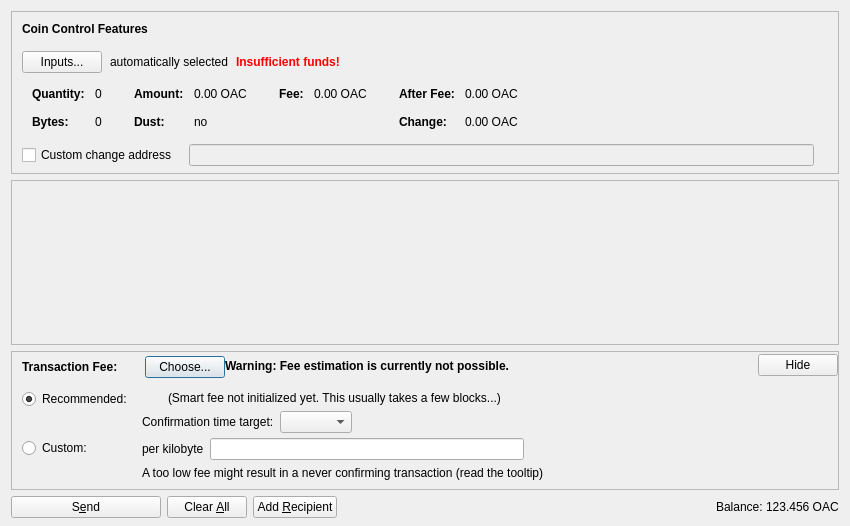
<?xml version="1.0" encoding="UTF-8"?>
<ui version="4.0">
 <class>SendCoinsDialog</class>
 <widget class="QDialog" name="SendCoinsDialog">
  <property name="geometry">
   <rect>
    <x>0</x>
    <y>0</y>
    <width>850</width>
    <height>526</height>
   </rect>
  </property>
  <property name="windowTitle">
   <string>Send Coins</string>
  </property>
  <layout class="QVBoxLayout" name="verticalLayout" stretch="0,1,0,0">
   <property name="bottomMargin">
    <number>8</number>
   </property>
   <item>
    <widget class="QFrame" name="frameCoinControl">
     <property name="sizePolicy">
      <sizepolicy hsizetype="Expanding" vsizetype="Expanding">
       <horstretch>0</horstretch>
       <verstretch>0</verstretch>
      </sizepolicy>
     </property>
     <property name="maximumSize">
      <size>
       <width>16777215</width>
       <height>16777215</height>
      </size>
     </property>
     <property name="frameShape">
      <enum>QFrame::StyledPanel</enum>
     </property>
     <property name="frameShadow">
      <enum>QFrame::Sunken</enum>
     </property>
     <layout class="QVBoxLayout" name="verticalLayoutCoinControl2">
      <property name="spacing">
       <number>0</number>
      </property>
      <property name="leftMargin">
       <number>0</number>
      </property>
      <property name="topMargin">
       <number>0</number>
      </property>
      <property name="rightMargin">
       <number>0</number>
      </property>
      <property name="bottomMargin">
       <number>6</number>
      </property>
      <item>
       <layout class="QVBoxLayout" name="verticalLayoutCoinControl" stretch="0,0,0,0,1">
        <property name="spacing">
         <number>0</number>
        </property>
        <property name="leftMargin">
         <number>10</number>
        </property>
        <property name="topMargin">
         <number>10</number>
        </property>
        <item>
         <layout class="QHBoxLayout" name="horizontalLayoutCoinControl1">
          <property name="bottomMargin">
           <number>15</number>
          </property>
          <item>
           <widget class="QLabel" name="labelCoinControlFeatures">
            <property name="sizePolicy">
             <sizepolicy hsizetype="Preferred" vsizetype="Maximum">
              <horstretch>0</horstretch>
              <verstretch>0</verstretch>
             </sizepolicy>
            </property>
            <property name="font">
             <font>
              <weight>75</weight>
              <bold>true</bold>
             </font>
            </property>
            <property name="styleSheet">
             <string notr="true">font-weight:bold;</string>
            </property>
            <property name="text">
             <string>Coin Control Features</string>
            </property>
           </widget>
          </item>
         </layout>
        </item>
        <item>
         <layout class="QHBoxLayout" name="horizontalLayoutCoinControl2" stretch="0,0,0,0">
          <property name="spacing">
           <number>8</number>
          </property>
          <property name="bottomMargin">
           <number>10</number>
          </property>
          <item>
           <widget class="QPushButton" name="pushButtonCoinControl">
            <property name="styleSheet">
             <string notr="true"/>
            </property>
            <property name="text">
             <string>Inputs...</string>
            </property>
            <property name="autoDefault">
             <bool>false</bool>
            </property>
           </widget>
          </item>
          <item>
           <widget class="QLabel" name="labelCoinControlAutomaticallySelected">
            <property name="text">
             <string>automatically selected</string>
            </property>
            <property name="margin">
             <number>5</number>
            </property>
           </widget>
          </item>
          <item>
           <widget class="QLabel" name="labelCoinControlInsuffFunds">
            <property name="font">
             <font>
              <weight>75</weight>
              <bold>true</bold>
             </font>
            </property>
            <property name="styleSheet">
             <string notr="true">color:red;font-weight:bold;</string>
            </property>
            <property name="text">
             <string>Insufficient funds!</string>
            </property>
            <property name="margin">
             <number>5</number>
            </property>
           </widget>
          </item>
          <item>
           <spacer name="horizontalSpacerCoinControl">
            <property name="orientation">
             <enum>Qt::Horizontal</enum>
            </property>
            <property name="sizeHint" stdset="0">
             <size>
              <width>40</width>
              <height>1</height>
             </size>
            </property>
           </spacer>
          </item>
         </layout>
        </item>
        <item>
         <widget class="QWidget" name="widgetCoinControl" native="true">
          <property name="sizePolicy">
           <sizepolicy hsizetype="Preferred" vsizetype="Preferred">
            <horstretch>0</horstretch>
            <verstretch>0</verstretch>
           </sizepolicy>
          </property>
          <property name="minimumSize">
           <size>
            <width>0</width>
            <height>0</height>
           </size>
          </property>
          <property name="styleSheet">
           <string notr="true"/>
          </property>
          <layout class="QHBoxLayout" name="horizontalLayoutCoinControl5">
           <property name="leftMargin">
            <number>0</number>
           </property>
           <property name="topMargin">
            <number>0</number>
           </property>
           <property name="rightMargin">
            <number>0</number>
           </property>
           <property name="bottomMargin">
            <number>0</number>
           </property>
           <item>
            <layout class="QHBoxLayout" name="horizontalLayoutCoinControl3" stretch="0,0,0,1">
             <property name="spacing">
              <number>20</number>
             </property>
             <property name="topMargin">
              <number>0</number>
             </property>
             <property name="bottomMargin">
              <number>10</number>
             </property>
             <item>
              <layout class="QFormLayout" name="formLayoutCoinControl1">
               <property name="horizontalSpacing">
                <number>10</number>
               </property>
               <property name="verticalSpacing">
                <number>14</number>
               </property>
               <property name="leftMargin">
                <number>10</number>
               </property>
               <property name="topMargin">
                <number>4</number>
               </property>
               <property name="rightMargin">
                <number>6</number>
               </property>
               <item row="0" column="0">
                <widget class="QLabel" name="labelCoinControlQuantityText">
                 <property name="font">
                  <font>
                   <weight>75</weight>
                   <bold>true</bold>
                  </font>
                 </property>
                 <property name="text">
                  <string>Quantity:</string>
                 </property>
                 <property name="margin">
                  <number>0</number>
                 </property>
                </widget>
               </item>
               <item row="0" column="1">
                <widget class="QLabel" name="labelCoinControlQuantity">
                 <property name="cursor">
                  <cursorShape>IBeamCursor</cursorShape>
                 </property>
                 <property name="contextMenuPolicy">
                  <enum>Qt::ActionsContextMenu</enum>
                 </property>
                 <property name="text">
                  <string notr="true">0</string>
                 </property>
                 <property name="margin">
                  <number>0</number>
                 </property>
                 <property name="textInteractionFlags">
                  <set>Qt::LinksAccessibleByMouse|Qt::TextSelectableByKeyboard|Qt::TextSelectableByMouse</set>
                 </property>
                </widget>
               </item>
               <item row="1" column="0">
                <widget class="QLabel" name="labelCoinControlBytesText">
                 <property name="font">
                  <font>
                   <weight>75</weight>
                   <bold>true</bold>
                  </font>
                 </property>
                 <property name="text">
                  <string>Bytes:</string>
                 </property>
                </widget>
               </item>
               <item row="1" column="1">
                <widget class="QLabel" name="labelCoinControlBytes">
                 <property name="cursor">
                  <cursorShape>IBeamCursor</cursorShape>
                 </property>
                 <property name="contextMenuPolicy">
                  <enum>Qt::ActionsContextMenu</enum>
                 </property>
                 <property name="text">
                  <string notr="true">0</string>
                 </property>
                 <property name="textInteractionFlags">
                  <set>Qt::LinksAccessibleByMouse|Qt::TextSelectableByKeyboard|Qt::TextSelectableByMouse</set>
                 </property>
                </widget>
               </item>
              </layout>
             </item>
             <item>
              <layout class="QFormLayout" name="formLayoutCoinControl2">
               <property name="horizontalSpacing">
                <number>10</number>
               </property>
               <property name="verticalSpacing">
                <number>14</number>
               </property>
               <property name="leftMargin">
                <number>6</number>
               </property>
               <property name="topMargin">
                <number>4</number>
               </property>
               <property name="rightMargin">
                <number>6</number>
               </property>
               <item row="0" column="0">
                <widget class="QLabel" name="labelCoinControlAmountText">
                 <property name="font">
                  <font>
                   <weight>75</weight>
                   <bold>true</bold>
                  </font>
                 </property>
                 <property name="text">
                  <string>Amount:</string>
                 </property>
                 <property name="margin">
                  <number>0</number>
                 </property>
                </widget>
               </item>
               <item row="0" column="1">
                <widget class="QLabel" name="labelCoinControlAmount">
                 <property name="cursor">
                  <cursorShape>IBeamCursor</cursorShape>
                 </property>
                 <property name="contextMenuPolicy">
                  <enum>Qt::ActionsContextMenu</enum>
                 </property>
                 <property name="text">
                  <string notr="true">0.00 OAC</string>
                 </property>
                 <property name="textInteractionFlags">
                  <set>Qt::LinksAccessibleByMouse|Qt::TextSelectableByKeyboard|Qt::TextSelectableByMouse</set>
                 </property>
                </widget>
               </item>
               <item row="1" column="0">
                <widget class="QLabel" name="labelCoinControlLowOutputText">
                 <property name="font">
                  <font>
                   <weight>75</weight>
                   <bold>true</bold>
                  </font>
                 </property>
                 <property name="text">
                  <string>Dust:</string>
                 </property>
                </widget>
               </item>
               <item row="1" column="1">
                <widget class="QLabel" name="labelCoinControlLowOutput">
                 <property name="cursor">
                  <cursorShape>IBeamCursor</cursorShape>
                 </property>
                 <property name="contextMenuPolicy">
                  <enum>Qt::ActionsContextMenu</enum>
                 </property>
                 <property name="text">
                  <string notr="true">no</string>
                 </property>
                 <property name="textInteractionFlags">
                  <set>Qt::LinksAccessibleByMouse|Qt::TextSelectableByKeyboard|Qt::TextSelectableByMouse</set>
                 </property>
                </widget>
               </item>
              </layout>
             </item>
             <item>
              <layout class="QFormLayout" name="formLayoutCoinControl3">
               <property name="horizontalSpacing">
                <number>10</number>
               </property>
               <property name="verticalSpacing">
                <number>14</number>
               </property>
               <property name="leftMargin">
                <number>6</number>
               </property>
               <property name="topMargin">
                <number>4</number>
               </property>
               <property name="rightMargin">
                <number>6</number>
               </property>
               <item row="0" column="0">
                <widget class="QLabel" name="labelCoinControlFeeText">
                 <property name="font">
                  <font>
                   <weight>75</weight>
                   <bold>true</bold>
                  </font>
                 </property>
                 <property name="text">
                  <string>Fee:</string>
                 </property>
                 <property name="margin">
                  <number>0</number>
                 </property>
                </widget>
               </item>
               <item row="0" column="1">
                <widget class="QLabel" name="labelCoinControlFee">
                 <property name="cursor">
                  <cursorShape>IBeamCursor</cursorShape>
                 </property>
                 <property name="contextMenuPolicy">
                  <enum>Qt::ActionsContextMenu</enum>
                 </property>
                 <property name="text">
                  <string notr="true">0.00 OAC</string>
                 </property>
                 <property name="textInteractionFlags">
                  <set>Qt::LinksAccessibleByMouse|Qt::TextSelectableByKeyboard|Qt::TextSelectableByMouse</set>
                 </property>
                </widget>
               </item>
              </layout>
             </item>
             <item>
              <layout class="QFormLayout" name="formLayoutCoinControl4">
               <property name="horizontalSpacing">
                <number>10</number>
               </property>
               <property name="verticalSpacing">
                <number>14</number>
               </property>
               <property name="leftMargin">
                <number>6</number>
               </property>
               <property name="topMargin">
                <number>4</number>
               </property>
               <property name="rightMargin">
                <number>6</number>
               </property>
               <item row="0" column="0">
                <widget class="QLabel" name="labelCoinControlAfterFeeText">
                 <property name="font">
                  <font>
                   <weight>75</weight>
                   <bold>true</bold>
                  </font>
                 </property>
                 <property name="text">
                  <string>After Fee:</string>
                 </property>
                 <property name="margin">
                  <number>0</number>
                 </property>
                </widget>
               </item>
               <item row="0" column="1">
                <widget class="QLabel" name="labelCoinControlAfterFee">
                 <property name="cursor">
                  <cursorShape>IBeamCursor</cursorShape>
                 </property>
                 <property name="contextMenuPolicy">
                  <enum>Qt::ActionsContextMenu</enum>
                 </property>
                 <property name="text">
                  <string notr="true">0.00 OAC</string>
                 </property>
                 <property name="textInteractionFlags">
                  <set>Qt::LinksAccessibleByMouse|Qt::TextSelectableByKeyboard|Qt::TextSelectableByMouse</set>
                 </property>
                </widget>
               </item>
               <item row="1" column="0">
                <widget class="QLabel" name="labelCoinControlChangeText">
                 <property name="font">
                  <font>
                   <weight>75</weight>
                   <bold>true</bold>
                  </font>
                 </property>
                 <property name="text">
                  <string>Change:</string>
                 </property>
                </widget>
               </item>
               <item row="1" column="1">
                <widget class="QLabel" name="labelCoinControlChange">
                 <property name="cursor">
                  <cursorShape>IBeamCursor</cursorShape>
                 </property>
                 <property name="contextMenuPolicy">
                  <enum>Qt::ActionsContextMenu</enum>
                 </property>
                 <property name="text">
                  <string notr="true">0.00 OAC</string>
                 </property>
                 <property name="textInteractionFlags">
                  <set>Qt::LinksAccessibleByMouse|Qt::TextSelectableByKeyboard|Qt::TextSelectableByMouse</set>
                 </property>
                </widget>
               </item>
              </layout>
             </item>
            </layout>
           </item>
          </layout>
         </widget>
        </item>
        <item>
         <layout class="QHBoxLayout" name="horizontalLayoutCoinControl4" stretch="0,0,0">
          <property name="spacing">
           <number>12</number>
          </property>
          <property name="sizeConstraint">
           <enum>QLayout::SetDefaultConstraint</enum>
          </property>
          <property name="topMargin">
           <number>5</number>
          </property>
          <property name="rightMargin">
           <number>5</number>
          </property>
          <item>
           <widget class="QCheckBox" name="checkBoxCoinControlChange">
            <property name="toolTip">
             <string>If this is activated, but the change address is empty or invalid, change will be sent to a newly generated address.</string>
            </property>
            <property name="text">
             <string>Custom change address</string>
            </property>
           </widget>
          </item>
          <item>
           <widget class="QValidatedLineEdit" name="lineEditCoinControlChange">
            <property name="enabled">
             <bool>false</bool>
            </property>
            <property name="sizePolicy">
             <sizepolicy hsizetype="Expanding" vsizetype="Fixed">
              <horstretch>0</horstretch>
              <verstretch>0</verstretch>
             </sizepolicy>
            </property>
           </widget>
          </item>
          <item>
           <widget class="QLabel" name="labelCoinControlChangeLabel">
            <property name="sizePolicy">
             <sizepolicy hsizetype="Preferred" vsizetype="Expanding">
              <horstretch>0</horstretch>
              <verstretch>0</verstretch>
             </sizepolicy>
            </property>
            <property name="minimumSize">
             <size>
              <width>0</width>
              <height>0</height>
             </size>
            </property>
            <property name="text">
             <string/>
            </property>
            <property name="margin">
             <number>3</number>
            </property>
           </widget>
          </item>
         </layout>
        </item>
        <item>
         <spacer name="verticalSpacerCoinControl">
          <property name="orientation">
           <enum>Qt::Vertical</enum>
          </property>
          <property name="sizeHint" stdset="0">
           <size>
            <width>800</width>
            <height>1</height>
           </size>
          </property>
         </spacer>
        </item>
       </layout>
      </item>
     </layout>
    </widget>
   </item>
   <item>
    <widget class="QScrollArea" name="scrollArea">
     <property name="widgetResizable">
      <bool>true</bool>
     </property>
     <widget class="QWidget" name="scrollAreaWidgetContents">
      <property name="geometry">
       <rect>
        <x>0</x>
        <y>0</y>
        <width>830</width>
        <height>104</height>
       </rect>
      </property>
      <layout class="QVBoxLayout" name="verticalLayout_2" stretch="0,1">
       <property name="leftMargin">
        <number>0</number>
       </property>
       <property name="topMargin">
        <number>0</number>
       </property>
       <property name="rightMargin">
        <number>0</number>
       </property>
       <property name="bottomMargin">
        <number>0</number>
       </property>
       <item>
        <layout class="QVBoxLayout" name="entries">
         <property name="spacing">
          <number>6</number>
         </property>
        </layout>
       </item>
       <item>
        <spacer name="verticalSpacer">
         <property name="orientation">
          <enum>Qt::Vertical</enum>
         </property>
         <property name="sizeHint" stdset="0">
          <size>
           <width>20</width>
           <height>40</height>
          </size>
         </property>
        </spacer>
       </item>
      </layout>
     </widget>
    </widget>
   </item>
   <item>
    <widget class="QFrame" name="frameFee">
     <property name="sizePolicy">
      <sizepolicy hsizetype="Expanding" vsizetype="Expanding">
       <horstretch>0</horstretch>
       <verstretch>0</verstretch>
      </sizepolicy>
     </property>
     <property name="maximumSize">
      <size>
       <width>16777215</width>
       <height>16777215</height>
      </size>
     </property>
     <property name="frameShape">
      <enum>QFrame::StyledPanel</enum>
     </property>
     <property name="frameShadow">
      <enum>QFrame::Sunken</enum>
     </property>
     <layout class="QVBoxLayout" name="verticalLayoutFee1">
      <property name="spacing">
       <number>0</number>
      </property>
      <property name="leftMargin">
       <number>0</number>
      </property>
      <property name="topMargin">
       <number>0</number>
      </property>
      <property name="rightMargin">
       <number>0</number>
      </property>
      <property name="bottomMargin">
       <number>0</number>
      </property>
      <item>
       <layout class="QVBoxLayout" name="verticalLayoutFee2" stretch="0,0,0">
        <property name="spacing">
         <number>0</number>
        </property>
        <property name="leftMargin">
         <number>10</number>
        </property>
        <property name="topMargin">
         <number>0</number>
        </property>
        <item>
         <layout class="QHBoxLayout" name="horizontalLayoutFee1">
          <property name="bottomMargin">
           <number>0</number>
          </property>
          <item>
           <layout class="QVBoxLayout" name="verticalLayoutFee7">
            <property name="spacing">
             <number>0</number>
            </property>
            <item>
             <spacer name="verticalSpacerSmartFee">
              <property name="orientation">
               <enum>Qt::Vertical</enum>
              </property>
              <property name="sizeType">
               <enum>QSizePolicy::Fixed</enum>
              </property>
              <property name="sizeHint" stdset="0">
               <size>
                <width>1</width>
                <height>4</height>
               </size>
              </property>
             </spacer>
            </item>
            <item>
             <layout class="QHBoxLayout" name="horizontalLayoutSmartFee">
              <property name="spacing">
               <number>10</number>
              </property>
              <item>
               <widget class="QLabel" name="labelFeeHeadline">
                <property name="sizePolicy">
                 <sizepolicy hsizetype="Preferred" vsizetype="Maximum">
                  <horstretch>0</horstretch>
                  <verstretch>0</verstretch>
                 </sizepolicy>
                </property>
                <property name="font">
                 <font>
                  <weight>75</weight>
                  <bold>true</bold>
                 </font>
                </property>
                <property name="styleSheet">
                 <string notr="true">font-weight:bold;</string>
                </property>
                <property name="text">
                 <string>Transaction Fee:</string>
                </property>
               </widget>
              </item>
              <item>
               <widget class="QLabel" name="labelFeeMinimized">
                <property name="text">
                 <string/>
                </property>
               </widget>
              </item>
              <item>
               <widget class="QPushButton" name="buttonChooseFee">
                <property name="text">
                 <string>Choose...</string>
                </property>
               </widget>
              </item>
             </layout>
            </item>
            <item>
             <spacer name="verticalSpacer_5">
              <property name="orientation">
               <enum>Qt::Vertical</enum>
              </property>
              <property name="sizeHint" stdset="0">
               <size>
                <width>1</width>
                <height>1</height>
               </size>
              </property>
             </spacer>
            </item>
           </layout>
          </item>
          <item>
           <widget class="QLabel" name="fallbackFeeWarningLabel">
            <property name="toolTip">
             <string>Using the fallbackfee can result in sending a transaction that will take several hours or days (or never) to confirm. Consider choosing your fee manually or wait until you have validated the complete chain.</string>
            </property>
            <property name="font">
            <font>
                <weight>75</weight>
                <bold>true</bold>
            </font>
            </property>
            <property name="text">
             <string>Warning: Fee estimation is currently not possible.</string>
            </property>
            <property name="wordWrap">
             <bool>false</bool>
            </property>
           </widget>
          </item>
          <item>
           <spacer name="horizontalSpacer_4">
            <property name="orientation">
             <enum>Qt::Horizontal</enum>
            </property>
            <property name="sizeType">
             <enum>QSizePolicy::MinimumExpanding</enum>
            </property>
            <property name="sizeHint" stdset="0">
             <size>
              <width>40</width>
              <height>20</height>
             </size>
            </property>
           </spacer>
          </item>
          <item>
           <widget class="QPushButton" name="buttonMinimizeFee">
            <property name="toolTip">
             <string>collapse fee-settings</string>
            </property>
            <property name="text">
             <string>Hide</string>
            </property>
           </widget>
          </item>
         </layout>
        </item>
        <item>
         <widget class="QFrame" name="frameFeeSelection">
          <layout class="QVBoxLayout" name="verticalLayoutFee12">
           <property name="spacing">
            <number>0</number>
           </property>
           <property name="leftMargin">
            <number>0</number>
           </property>
           <property name="topMargin">
            <number>0</number>
           </property>
           <property name="rightMargin">
            <number>0</number>
           </property>
           <property name="bottomMargin">
            <number>0</number>
           </property>
           <item>
            <layout class="QGridLayout" name="gridLayoutFee">
             <property name="topMargin">
              <number>10</number>
             </property>
             <property name="bottomMargin">
              <number>4</number>
             </property>
             <property name="horizontalSpacing">
              <number>10</number>
             </property>
             <property name="verticalSpacing">
              <number>4</number>
             </property>
             <item row="1" column="1">
              <layout class="QVBoxLayout" name="verticalLayoutFee8">
               <property name="spacing">
                <number>6</number>
               </property>
               <item>
                <layout class="QHBoxLayout" name="horizontalLayoutFee13">
                 <item>
                  <widget class="QLabel" name="labelCustomPerKilobyte">
                   <property name="toolTip">
                    <string>Specify a custom fee per kB (1,000 bytes) of the transaction's virtual size.

Note:  Since the fee is calculated on a per-byte basis, a fee of "100 satoshis per kB" for a transaction size of 500 bytes (half of 1 kB) would ultimately yield a fee of only 50 satoshis.</string>
                   </property>
                   <property name="text">
                    <string>per kilobyte</string>
                   </property>
                  </widget>
                 </item>
                 <item>
                  <widget class="BitcoinAmountField" name="customFee"/>
                 </item>
                 <item>
                  <spacer name="horizontalSpacer_6">
                   <property name="orientation">
                    <enum>Qt::Horizontal</enum>
                   </property>
                   <property name="sizeHint" stdset="0">
                    <size>
                     <width>1</width>
                     <height>1</height>
                    </size>
                   </property>
                  </spacer>
                 </item>
                </layout>
               </item>
               <item>
                <layout class="QHBoxLayout" name="horizontalLayoutFee8">
                 <item>
                  <widget class="QLabel" name="labelCustomFeeWarning">
                   <property name="enabled">
                    <bool>true</bool>
                   </property>
                   <property name="toolTip">
                    <string>When there is less transaction volume than space in the blocks, miners as well as relaying nodes may enforce a minimum fee. Paying only this minimum fee is just fine, but be aware that this can result in a never confirming transaction once there is more demand for osmanli_altin_coin transactions than the network can process.</string>
                   </property>
                   <property name="text">
                    <string>A too low fee might result in a never confirming transaction (read the tooltip)</string>
                   </property>
                  </widget>
                 </item>
                 <item>
                  <spacer name="horizontalSpacer_2">
                   <property name="orientation">
                    <enum>Qt::Horizontal</enum>
                   </property>
                   <property name="sizeHint" stdset="0">
                    <size>
                     <width>1</width>
                     <height>1</height>
                    </size>
                   </property>
                  </spacer>
                 </item>
                </layout>
               </item>
              </layout>
             </item>
             <item row="0" column="0">
              <layout class="QVBoxLayout" name="verticalLayoutFee4" stretch="0,1">
               <item>
                <widget class="QRadioButton" name="radioSmartFee">
                 <property name="text">
                  <string>Recommended:</string>
                 </property>
                 <property name="checked">
                  <bool>true</bool>
                 </property>
                 <attribute name="buttonGroup">
                  <string notr="true">groupFee</string>
                 </attribute>
                </widget>
               </item>
               <item>
                <spacer name="verticalSpacer_2">
                 <property name="orientation">
                  <enum>Qt::Vertical</enum>
                 </property>
                 <property name="sizeHint" stdset="0">
                  <size>
                   <width>1</width>
                   <height>1</height>
                  </size>
                 </property>
                </spacer>
               </item>
              </layout>
             </item>
             <item row="1" column="0">
              <layout class="QVBoxLayout" name="verticalLayoutFee9" stretch="0,1">
               <item>
                <widget class="QRadioButton" name="radioCustomFee">
                 <property name="text">
                  <string>Custom:</string>
                 </property>
                 <attribute name="buttonGroup">
                  <string notr="true">groupFee</string>
                 </attribute>
                </widget>
               </item>
               <item>
                <spacer name="verticalSpacer_6">
                 <property name="orientation">
                  <enum>Qt::Vertical</enum>
                 </property>
                 <property name="sizeHint" stdset="0">
                  <size>
                   <width>1</width>
                   <height>1</height>
                  </size>
                 </property>
                </spacer>
               </item>
              </layout>
             </item>
             <item row="0" column="1">
              <layout class="QVBoxLayout" name="verticalLayoutFee3" stretch="0,0,1">
               <property name="spacing">
                <number>6</number>
               </property>
               <property name="topMargin">
                <number>2</number>
               </property>
               <item>
                <layout class="QHBoxLayout" name="horizontalLayoutFee12">
                 <item>
                  <widget class="QLabel" name="labelSmartFee">
                   <property name="text">
                    <string/>
                   </property>
                  </widget>
                 </item>
                 <item>
                  <widget class="QLabel" name="labelFeeEstimation">
                   <property name="text">
                    <string/>
                   </property>
                  </widget>
                 </item>
                 <item>
                  <widget class="QLabel" name="labelSmartFee2">
                   <property name="text">
                    <string>(Smart fee not initialized yet. This usually takes a few blocks...)</string>
                   </property>
                  </widget>
                 </item>
                 <item>
                  <spacer name="horizontalSpacer_5">
                   <property name="orientation">
                    <enum>Qt::Horizontal</enum>
                   </property>
                   <property name="sizeHint" stdset="0">
                    <size>
                     <width>1</width>
                     <height>1</height>
                    </size>
                   </property>
                  </spacer>
                 </item>
                </layout>
               </item>
               <item>
                <layout class="QHBoxLayout" name="horizontalLayoutFee9">
                 <item>
                  <layout class="QVBoxLayout" name="verticalLayoutFee6">
                   <item>
                    <widget class="QLabel" name="labelSmartFee3">
                     <property name="text">
                      <string>Confirmation time target:</string>
                     </property>
                    </widget>
                   </item>
                  </layout>
                 </item>
                 <item>
                  <layout class="QVBoxLayout" name="verticalLayoutFee5">
                   <property name="rightMargin">
                    <number>30</number>
                   </property>
                   <item>
                    <layout class="QHBoxLayout" name="horizontalLayoutConfTarget">
                     <property name="bottomMargin">
                      <number>0</number>
                     </property>
                     <item>
                      <widget class="QComboBox" name="confTargetSelector"/>
                     </item>
                     <item>
                      <spacer name="horizontalSpacerConfTarget">
                       <property name="orientation">
                        <enum>Qt::Horizontal</enum>
                       </property>
                       <property name="sizeHint" stdset="0">
                        <size>
                         <width>40</width>
                         <height>20</height>
                        </size>
                       </property>
                      </spacer>
                     </item>
                    </layout>
                   </item>
                  </layout>
                 </item>
                </layout>
               </item>
               <item>
                <spacer name="verticalSpacer_4">
                 <property name="orientation">
                  <enum>Qt::Vertical</enum>
                 </property>
                 <property name="sizeHint" stdset="0">
                  <size>
                   <width>1</width>
                   <height>1</height>
                  </size>
                 </property>
                </spacer>
               </item>
              </layout>
             </item>
            </layout>
           </item>
          </layout>
         </widget>
        </item>
        <item>
         <spacer name="verticalSpacerFee">
          <property name="orientation">
           <enum>Qt::Vertical</enum>
          </property>
          <property name="sizeHint" stdset="0">
           <size>
            <width>40</width>
            <height>5</height>
           </size>
          </property>
         </spacer>
        </item>
       </layout>
      </item>
     </layout>
    </widget>
   </item>
   <item>
    <layout class="QHBoxLayout" name="horizontalLayout">
     <item>
      <widget class="QPushButton" name="sendButton">
       <property name="minimumSize">
        <size>
         <width>150</width>
         <height>0</height>
        </size>
       </property>
       <property name="toolTip">
        <string>Confirm the send action</string>
       </property>
       <property name="text">
        <string>S&amp;end</string>
       </property>
       <property name="icon">
        <iconset resource="../bitcoin.qrc">
         <normaloff>:/icons/send</normaloff>:/icons/send</iconset>
       </property>
       <property name="autoDefault">
        <bool>false</bool>
       </property>
       <property name="default">
        <bool>false</bool>
       </property>
      </widget>
     </item>
     <item>
      <widget class="QPushButton" name="clearButton">
       <property name="sizePolicy">
        <sizepolicy hsizetype="Minimum" vsizetype="Fixed">
         <horstretch>0</horstretch>
         <verstretch>0</verstretch>
        </sizepolicy>
       </property>
       <property name="toolTip">
        <string>Clear all fields of the form.</string>
       </property>
       <property name="text">
        <string>Clear &amp;All</string>
       </property>
       <property name="icon">
        <iconset resource="../bitcoin.qrc">
         <normaloff>:/icons/remove</normaloff>:/icons/remove</iconset>
       </property>
       <property name="autoDefault">
        <bool>false</bool>
       </property>
      </widget>
     </item>
     <item>
      <widget class="QPushButton" name="addButton">
       <property name="toolTip">
        <string>Send to multiple recipients at once</string>
       </property>
       <property name="text">
        <string>Add &amp;Recipient</string>
       </property>
       <property name="icon">
        <iconset resource="../bitcoin.qrc">
         <normaloff>:/icons/add</normaloff>:/icons/add</iconset>
       </property>
       <property name="autoDefault">
        <bool>false</bool>
       </property>
      </widget>
     </item>
     <item>
      <spacer name="horizontalSpacer">
       <property name="orientation">
        <enum>Qt::Horizontal</enum>
       </property>
       <property name="sizeHint" stdset="0">
        <size>
         <width>40</width>
         <height>20</height>
        </size>
       </property>
      </spacer>
     </item>
     <item>
      <layout class="QHBoxLayout" name="horizontalLayout_2">
       <property name="spacing">
        <number>3</number>
       </property>
       <item>
        <widget class="QLabel" name="label">
         <property name="sizePolicy">
          <sizepolicy hsizetype="Preferred" vsizetype="Fixed">
           <horstretch>0</horstretch>
           <verstretch>0</verstretch>
          </sizepolicy>
         </property>
         <property name="text">
          <string>Balance:</string>
         </property>
        </widget>
       </item>
       <item>
        <widget class="QLabel" name="labelBalance">
         <property name="sizePolicy">
          <sizepolicy hsizetype="Preferred" vsizetype="Fixed">
           <horstretch>0</horstretch>
           <verstretch>0</verstretch>
          </sizepolicy>
         </property>
         <property name="cursor">
          <cursorShape>IBeamCursor</cursorShape>
         </property>
         <property name="text">
          <string notr="true">123.456 OAC</string>
         </property>
         <property name="textInteractionFlags">
          <set>Qt::LinksAccessibleByMouse|Qt::TextSelectableByKeyboard|Qt::TextSelectableByMouse</set>
         </property>
        </widget>
       </item>
      </layout>
     </item>
    </layout>
   </item>
  </layout>
 </widget>
 <customwidgets>
  <customwidget>
   <class>QValidatedLineEdit</class>
   <extends>QLineEdit</extends>
   <header>qt/qvalidatedlineedit.h</header>
  </customwidget>
  <customwidget>
   <class>BitcoinAmountField</class>
   <extends>QLineEdit</extends>
   <header>qt/bitcoinamountfield.h</header>
   <container>1</container>
  </customwidget>
 </customwidgets>
 <resources>
  <include location="../bitcoin.qrc"/>
 </resources>
 <connections/>
 <buttongroups>
  <buttongroup name="groupFee"/>
 </buttongroups>
</ui>
